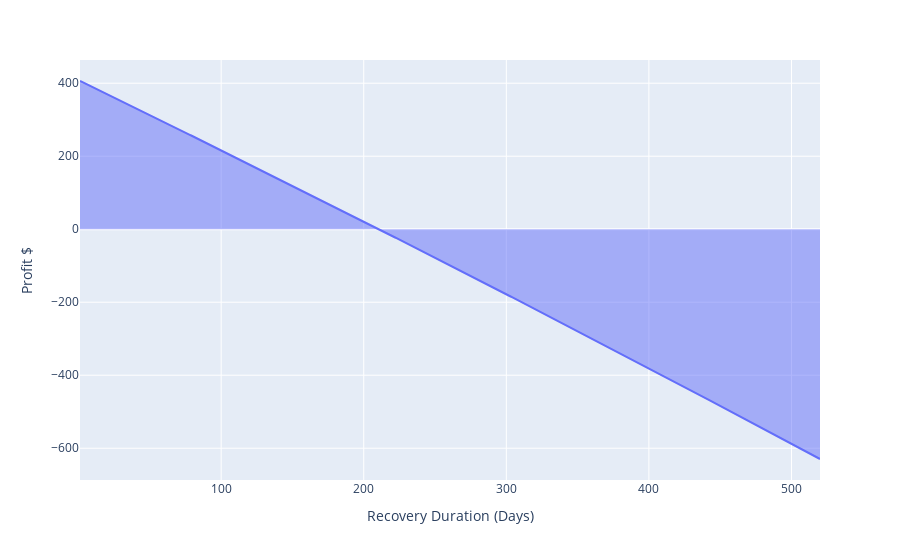

The notebook cell saved with this chart:
### Markdown cell above
Break-even analysis

### Code cell
possible_recovery_duration = range(min(full_div_recovery_duration), max(full_div_recovery_duration))
profits = []

for duration in possible_recovery_duration:
    interest = (loan_amount_per_share * (1 + daily_interst_rate) ** duration - loan_amount_per_share) * total_warrants_bought
    profits.append(total_div_received - interest)
    
break_even_df = pd.DataFrame()
break_even_df["Recovery Duration (Days)"] = possible_recovery_duration
break_even_df["Profit $"] = profits

px.area(break_even_df, x = "Recovery Duration (Days)", y = "Profit $").show()

### Figure 1 — Plotly figure (JSON) as saved in the notebook; plotly's stock layout.template omitted (floating-point values rounded to 4 significant figures; data arrays with more than 128 entries replaced by an {"elided": "..."} marker saying what was removed)
{"data": [{"fillpattern": {"shape": ""}, "hovertemplate": "Recovery Duration (Days)=%{x}<br>Profit $=%{y}<extra></extra>", "legendgroup": "", "line": {"color": "#636efa"}, "marker": {"symbol": "circle"}, "mode": "lines", "name": "", "orientation": "v", "showlegend": false, "stackgroup": "1", "type": "scatter", "x": {"elided": "520 int values"}, "xaxis": "x", "y": {"elided": "520 float values"}, "yaxis": "y"}], "layout": {"legend": {"tracegroupgap": 0}, "margin": {"t": 60}, "xaxis": {"anchor": "y", "domain": [0, 1], "title": {"text": "Recovery Duration (Days)"}}, "yaxis": {"anchor": "x", "domain": [0, 1], "title": {"text": "Profit $"}}}}
